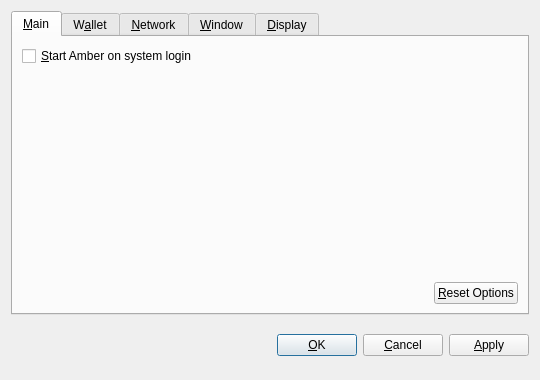
<?xml version="1.0" encoding="UTF-8"?>
<ui version="4.0">
 <class>OptionsDialog</class>
 <widget class="QDialog" name="OptionsDialog">
  <property name="geometry">
   <rect>
    <x>0</x>
    <y>0</y>
    <width>540</width>
    <height>380</height>
   </rect>
  </property>
  <property name="windowTitle">
   <string>Options</string>
  </property>
  <property name="modal">
   <bool>true</bool>
  </property>
  <layout class="QVBoxLayout" name="verticalLayout">
   <item>
    <widget class="QTabWidget" name="tabWidget">
     <property name="tabPosition">
      <enum>QTabWidget::North</enum>
     </property>
     <property name="currentIndex">
      <number>0</number>
     </property>
     <widget class="QWidget" name="tabMain">
      <attribute name="title">
       <string>&amp;Main</string>
      </attribute>
      <layout class="QVBoxLayout" name="verticalLayout_Main">
       <item>
        <widget class="QCheckBox" name="bitcoinAtStartup">
         <property name="toolTip">
          <string>Automatically start Amber after logging in to the system.</string>
         </property>
         <property name="text">
          <string>&amp;Start Amber on system login</string>
         </property>
        </widget>
       </item>
       <item>
        <spacer name="verticalSpacer_Main">
         <property name="orientation">
          <enum>Qt::Vertical</enum>
         </property>
         <property name="sizeHint" stdset="0">
          <size>
           <width>20</width>
           <height>40</height>
          </size>
         </property>
        </spacer>
       </item>
       <item>
        <layout class="QHBoxLayout" name="horizontalLayout_2_Main">
         <item>
          <spacer name="horizontalSpacer_2_Main">
           <property name="orientation">
            <enum>Qt::Horizontal</enum>
           </property>
           <property name="sizeHint" stdset="0">
            <size>
             <width>40</width>
             <height>20</height>
            </size>
           </property>
          </spacer>
         </item>
         <item>
          <widget class="QPushButton" name="resetButton">
           <property name="toolTip">
            <string>Reset all client options to default.</string>
           </property>
           <property name="text">
            <string>&amp;Reset Options</string>
           </property>
           <property name="autoDefault">
            <bool>false</bool>
           </property>
          </widget>
         </item>
        </layout>
       </item>
      </layout>
     </widget>
     <widget class="QWidget" name="tabWallet">
      <attribute name="title">
       <string>W&amp;allet</string>
      </attribute>
      <layout class="QVBoxLayout" name="verticalLayout_Network">
       <item>
        <widget class="QLabel" name="transactionFeeInfoLabel">
         <property name="text">
          <string>Optional transaction fee per kB that helps make sure your transactions are processed quickly. Most transactions are 1 kB.</string>
         </property>
         <property name="textFormat">
          <enum>Qt::PlainText</enum>
         </property>
         <property name="wordWrap">
          <bool>true</bool>
         </property>
        </widget>
       </item>
       <item>
        <layout class="QHBoxLayout" name="horizontalLayout_1_Main">
         <item>
          <widget class="QLabel" name="transactionFeeLabel">
           <property name="text">
            <string>Pay transaction &amp;fee</string>
           </property>
           <property name="textFormat">
            <enum>Qt::PlainText</enum>
           </property>
           <property name="buddy">
            <cstring>transactionFee</cstring>
           </property>
          </widget>
         </item>
         <item>
          <widget class="BitcoinAmountField" name="transactionFee"/>
         </item>
         <item>
          <spacer name="horizontalSpacer_1_Main">
           <property name="orientation">
            <enum>Qt::Horizontal</enum>
           </property>
           <property name="sizeHint" stdset="0">
            <size>
             <width>40</width>
             <height>20</height>
            </size>
           </property>
          </spacer>
         </item>
        </layout>
       </item>
       <item>
        <widget class="QLabel" name="label">
         <property name="text">
          <string>If you disable the spending of unconfirmed change, the change from a transaction cannot be used until that transaction has at least one confirmation. This also affects how your balance is computed.</string>
         </property>
         <property name="wordWrap">
          <bool>true</bool>
         </property>
        </widget>
       </item>
       <item>
        <widget class="QCheckBox" name="spendZeroConfChange">
         <property name="text">
          <string>Spend unconfirmed change  (experts only)</string>
         </property>
        </widget>
       </item>
       <item>
        <spacer name="verticalSpacer">
         <property name="orientation">
          <enum>Qt::Vertical</enum>
         </property>
         <property name="sizeHint" stdset="0">
          <size>
           <width>20</width>
           <height>40</height>
          </size>
         </property>
        </spacer>
       </item>
      </layout>
     </widget>
     <widget class="QWidget" name="tabNetwork">
      <attribute name="title">
       <string>&amp;Network</string>
      </attribute>
      <layout class="QVBoxLayout" name="verticalLayout_Network">
       <item>
        <widget class="QCheckBox" name="mapPortUpnp">
         <property name="toolTip">
          <string>Automatically open the Amber client port on the router. This only works when your router supports UPnP and it is enabled.</string>
         </property>
         <property name="text">
          <string>Map port using &amp;UPnP</string>
         </property>
        </widget>
       </item>
       <item>
        <widget class="QCheckBox" name="connectSocks">
         <property name="toolTip">
          <string>Connect to the Amber network through a SOCKS proxy (e.g. when connecting through Tor).</string>
         </property>
         <property name="text">
          <string>&amp;Connect through SOCKS proxy:</string>
         </property>
        </widget>
       </item>
       <item>
        <layout class="QHBoxLayout" name="horizontalLayout_Network">
         <item>
          <widget class="QLabel" name="proxyIpLabel">
           <property name="text">
            <string>Proxy &amp;IP:</string>
           </property>
           <property name="textFormat">
            <enum>Qt::PlainText</enum>
           </property>
           <property name="buddy">
            <cstring>proxyIp</cstring>
           </property>
          </widget>
         </item>
         <item>
          <widget class="QValidatedLineEdit" name="proxyIp">
           <property name="maximumSize">
            <size>
             <width>140</width>
             <height>16777215</height>
            </size>
           </property>
           <property name="toolTip">
            <string>IP address of the proxy (e.g. 127.0.0.1)</string>
           </property>
          </widget>
         </item>
         <item>
          <widget class="QLabel" name="proxyPortLabel">
           <property name="text">
            <string>&amp;Port:</string>
           </property>
           <property name="textFormat">
            <enum>Qt::PlainText</enum>
           </property>
           <property name="buddy">
            <cstring>proxyPort</cstring>
           </property>
          </widget>
         </item>
         <item>
          <widget class="QLineEdit" name="proxyPort">
           <property name="maximumSize">
            <size>
             <width>55</width>
             <height>16777215</height>
            </size>
           </property>
           <property name="toolTip">
            <string>Port of the proxy (e.g. 9050)</string>
           </property>
          </widget>
         </item>
         <item>
          <widget class="QLabel" name="socksVersionLabel">
           <property name="text">
            <string>SOCKS &amp;Version:</string>
           </property>
           <property name="textFormat">
            <enum>Qt::PlainText</enum>
           </property>
           <property name="buddy">
            <cstring>socksVersion</cstring>
           </property>
          </widget>
         </item>
         <item>
          <widget class="QValueComboBox" name="socksVersion">
           <property name="toolTip">
            <string>SOCKS version of the proxy (e.g. 5)</string>
           </property>
          </widget>
         </item>
         <item>
          <spacer name="horizontalSpacer_Network">
           <property name="orientation">
            <enum>Qt::Horizontal</enum>
           </property>
           <property name="sizeHint" stdset="0">
            <size>
             <width>40</width>
             <height>20</height>
            </size>
           </property>
          </spacer>
         </item>
        </layout>
       </item>
       <item>
        <spacer name="verticalSpacer_Network">
         <property name="orientation">
          <enum>Qt::Vertical</enum>
         </property>
         <property name="sizeHint" stdset="0">
          <size>
           <width>20</width>
           <height>40</height>
          </size>
         </property>
        </spacer>
       </item>
      </layout>
     </widget>
     <widget class="QWidget" name="tabWindow">
      <attribute name="title">
       <string>&amp;Window</string>
      </attribute>
      <layout class="QVBoxLayout" name="verticalLayout_Window">
       <item>
        <widget class="QCheckBox" name="minimizeToTray">
         <property name="toolTip">
          <string>Show only a tray icon after minimizing the window.</string>
         </property>
         <property name="text">
          <string>&amp;Minimize to the tray instead of the taskbar</string>
         </property>
        </widget>
       </item>
       <item>
        <widget class="QCheckBox" name="minimizeOnClose">
         <property name="toolTip">
          <string>Minimize instead of exit the application when the window is closed. When this option is enabled, the application will be closed only after selecting Quit in the menu.</string>
         </property>
         <property name="text">
          <string>M&amp;inimize on close</string>
         </property>
        </widget>
       </item>
       <item>
        <spacer name="verticalSpacer_Window">
         <property name="orientation">
          <enum>Qt::Vertical</enum>
         </property>
         <property name="sizeHint" stdset="0">
          <size>
           <width>20</width>
           <height>40</height>
          </size>
         </property>
        </spacer>
       </item>
      </layout>
     </widget>
     <widget class="QWidget" name="tabDisplay">
      <attribute name="title">
       <string>&amp;Display</string>
      </attribute>
      <layout class="QVBoxLayout" name="verticalLayout_Display">
       <item>
        <layout class="QHBoxLayout" name="horizontalLayout_1_Display">
         <item>
          <widget class="QLabel" name="langLabel">
           <property name="text">
            <string>User Interface &amp;language:</string>
           </property>
           <property name="textFormat">
            <enum>Qt::PlainText</enum>
           </property>
           <property name="buddy">
            <cstring>lang</cstring>
           </property>
          </widget>
         </item>
         <item>
          <widget class="QValueComboBox" name="lang">
           <property name="toolTip">
            <string>The user interface language can be set here. This setting will take effect after restarting Amber.</string>
           </property>
          </widget>
         </item>
        </layout>
       </item>
       <item>
        <layout class="QHBoxLayout" name="horizontalLayout_2_Display">
         <item>
          <widget class="QLabel" name="unitLabel">
           <property name="text">
            <string>&amp;Unit to show amounts in:</string>
           </property>
           <property name="textFormat">
            <enum>Qt::PlainText</enum>
           </property>
           <property name="buddy">
            <cstring>unit</cstring>
           </property>
          </widget>
         </item>
         <item>
          <widget class="QValueComboBox" name="unit">
           <property name="toolTip">
            <string>Choose the default subdivision unit to show in the interface and when sending coins.</string>
           </property>
          </widget>
         </item>
        </layout>
       </item>
       <item>
        <widget class="QCheckBox" name="displayAddresses">
         <property name="toolTip">
          <string>Whether to show Amber addresses in the transaction list or not.</string>
         </property>
         <property name="text">
          <string>&amp;Display addresses in transaction list</string>
         </property>
        </widget>
       </item>
       <item>
        <widget class="QCheckBox" name="coinControlFeatures">
         <property name="toolTip">
          <string>Whether to show coin control features or not.</string>
         </property>
         <property name="text">
          <string>Display coin &amp;control features (experts only!)</string>
         </property>
        </widget>
       </item>
       <item>
        <spacer name="verticalSpacer_Display">
         <property name="orientation">
          <enum>Qt::Vertical</enum>
         </property>
         <property name="sizeHint" stdset="0">
          <size>
           <width>20</width>
           <height>40</height>
          </size>
         </property>
        </spacer>
       </item>
      </layout>
     </widget>
    </widget>
   </item>
   <item>
    <layout class="QHBoxLayout" name="horizontalLayout_Buttons">
     <item>
      <spacer name="horizontalSpacer_1">
       <property name="orientation">
        <enum>Qt::Horizontal</enum>
       </property>
       <property name="sizeHint" stdset="0">
        <size>
         <width>40</width>
         <height>48</height>
        </size>
       </property>
      </spacer>
     </item>
     <item>
      <widget class="QLabel" name="statusLabel">
       <property name="font">
        <font>
         <weight>75</weight>
         <bold>true</bold>
        </font>
       </property>
       <property name="text">
        <string/>
       </property>
       <property name="textFormat">
        <enum>Qt::PlainText</enum>
       </property>
       <property name="wordWrap">
        <bool>true</bool>
       </property>
      </widget>
     </item>
     <item>
      <spacer name="horizontalSpacer_2">
       <property name="orientation">
        <enum>Qt::Horizontal</enum>
       </property>
       <property name="sizeHint" stdset="0">
        <size>
         <width>40</width>
         <height>48</height>
        </size>
       </property>
      </spacer>
     </item>
     <item>
      <widget class="QPushButton" name="okButton">
       <property name="text">
        <string>&amp;OK</string>
       </property>
      </widget>
     </item>
     <item>
      <widget class="QPushButton" name="cancelButton">
       <property name="text">
        <string>&amp;Cancel</string>
       </property>
       <property name="autoDefault">
        <bool>false</bool>
       </property>
      </widget>
     </item>
     <item>
      <widget class="QPushButton" name="applyButton">
       <property name="text">
        <string>&amp;Apply</string>
       </property>
       <property name="autoDefault">
        <bool>false</bool>
       </property>
      </widget>
     </item>
    </layout>
   </item>
  </layout>
 </widget>
 <customwidgets>
  <customwidget>
   <class>BitcoinAmountField</class>
   <extends>QSpinBox</extends>
   <header>bitcoinamountfield.h</header>
  </customwidget>
  <customwidget>
   <class>QValueComboBox</class>
   <extends>QComboBox</extends>
   <header>qvaluecombobox.h</header>
  </customwidget>
  <customwidget>
   <class>QValidatedLineEdit</class>
   <extends>QLineEdit</extends>
   <header>qvalidatedlineedit.h</header>
  </customwidget>
 </customwidgets>
 <resources/>
 <connections/>
</ui>
